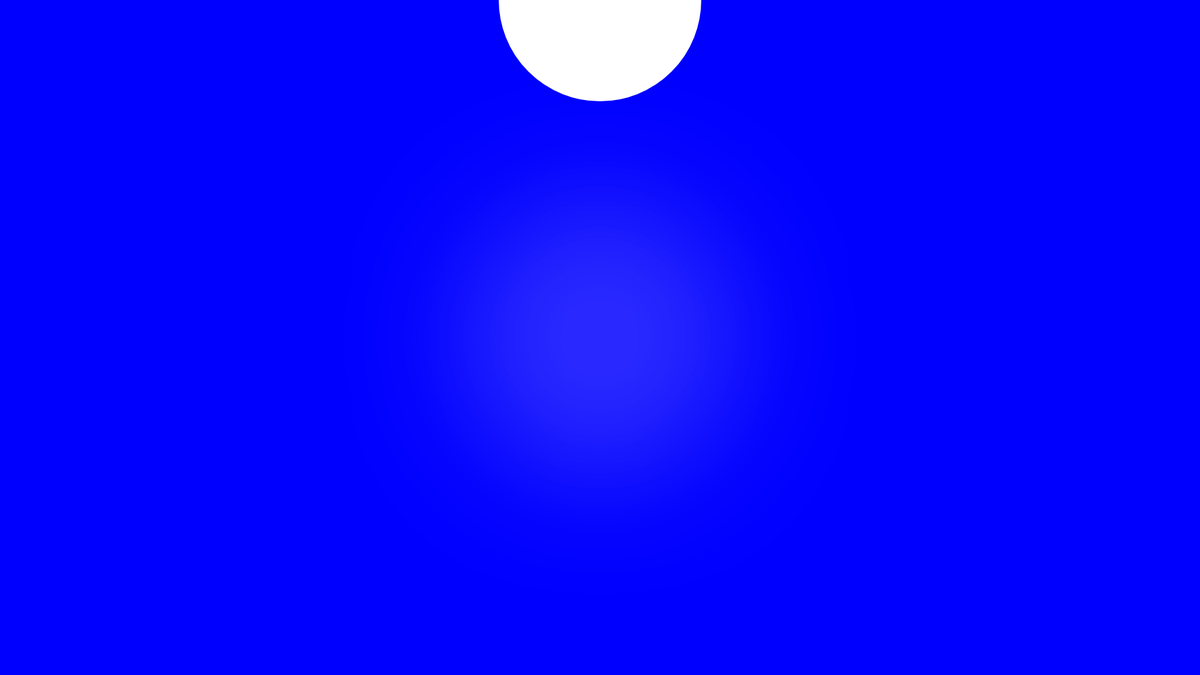
Frame 1 (no input)
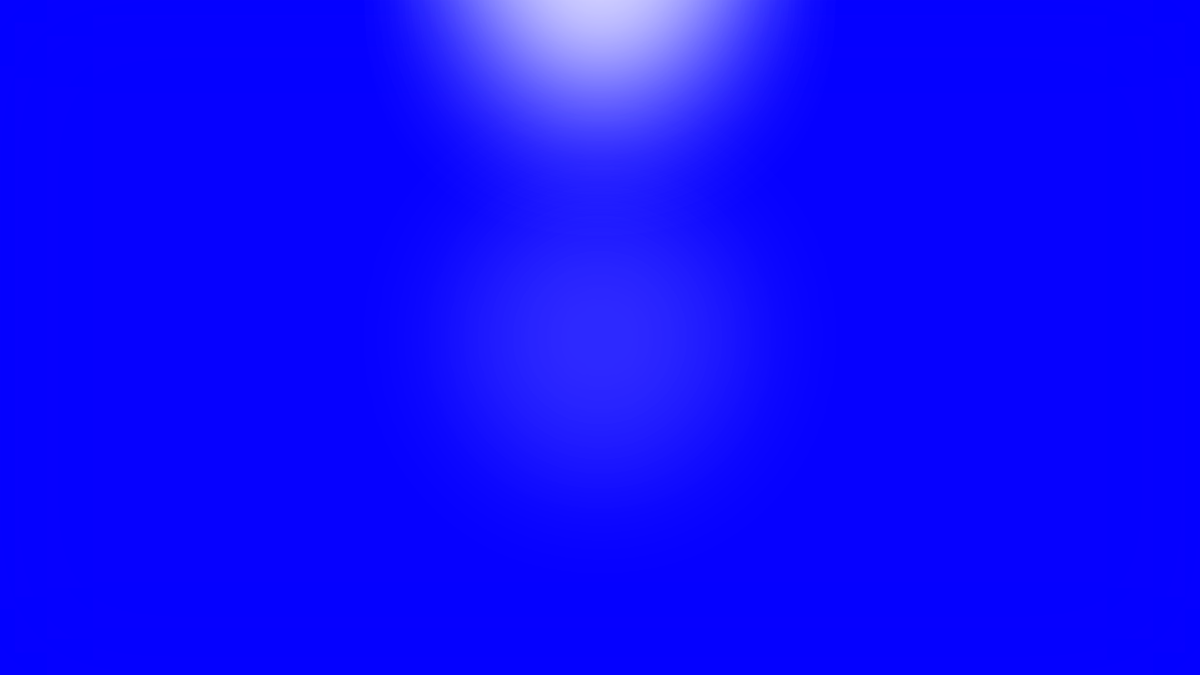
Frame 60 (no input)
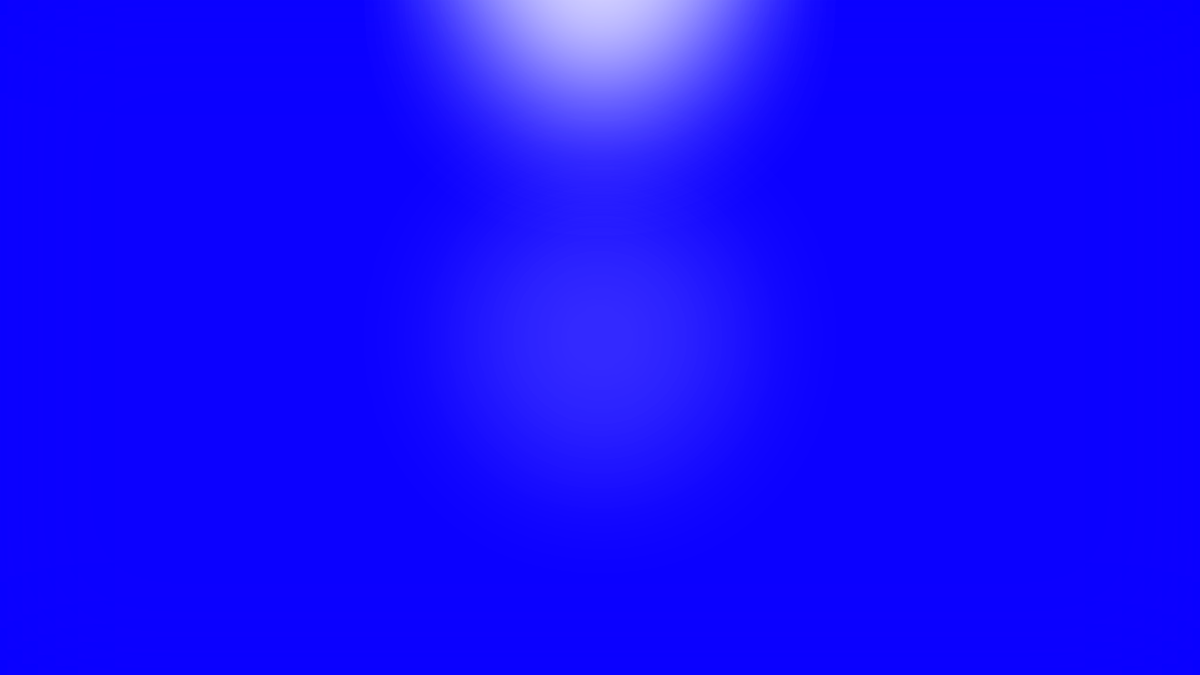
Frame 120 (the mouse pressed at the canvas centre since frame 60)

The p5.js sketch that drew these frames (run headless with seeded random() and noise() and a simulated clock; from frame 60 on, the mouse is pressed at the canvas centre):

// p5.js sketch
// ── sketch.js
// https://editor.p5js.org/benjamin.bergery/sketches/oFDtNUwXx

let r = 0;
let g = 0

function setup(){
  createCanvas(1920, 1080);
  background(0,0,255);
  stroke(255);
  fill(255);
  strokeWeight(24);
}

function draw(){
 
  background(r,g,255);
  //translate(width/2, height/2);
fill(255);
  //rotate(millis()/10000);
  circle(width/2, 0, 300, 300, 30);
  drawingContext.filter = 'blur(112px)';
  
  //rotate(millis()/1000);
  fill(255,20);
  circle(width/2, height/2, 300, 300, 30);
  drawingContext.filter = 'blur(112px)';

  //r = r + 1/10 ;
  
  if (r >= 128) {
    r = r - 1/10 ;
  } else {r = r + 1/10;}
  if (r <= 0) {
    r = r + 1/50 ;
  } 
 
  g = g + 1/100 ;
  
  console.log('r= '+r+' g= '+g);
}


//thank you Kazuki Umeda
//https://editor.p5js.org/Creativeguru97/sketches/p2dL9Cvse
// filter(BLUR, 12);//Compare with this p5.js filter function!!!
